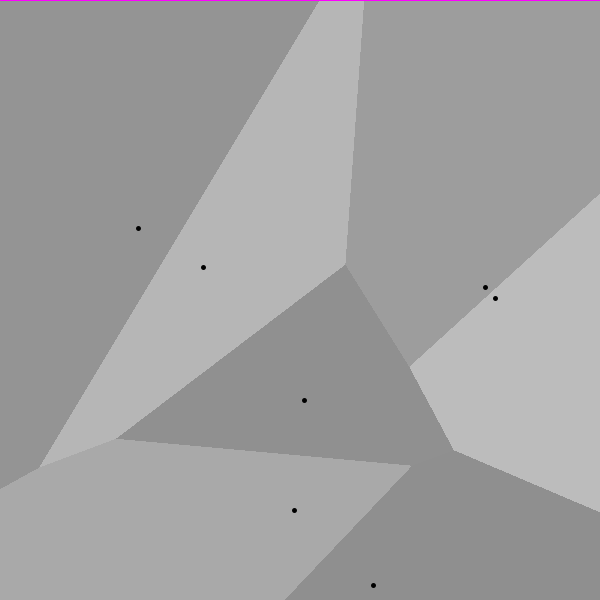
Frame 1 (no input)
Frame 60 (the mouse pressed at the canvas centre just before this capture): identical to frame 1, image omitted
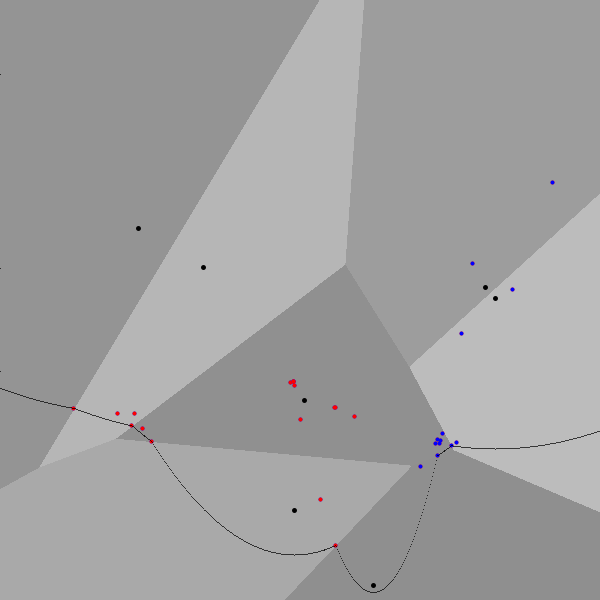
Frame 120 (the mouse held since frame 60 and released just before this capture)

The Processing sketch that drew these frames (run headless with seeded random() and noise(); from frame 60 on, the mouse is pressed at the canvas centre):

// Processing sketch: FortuneVoronoi
// ── FortuneVoronoi.pde
/*

FORTUNE'S VORONOI

TO DO:

[-] sort point by y from lowest to biggest

REFERENCES:
http://jtauber.com/blog/2008/11/27/voronoi_canvas_tutorial_part_i/
http://jtauber.com/blog/2008/11/28/voronoi_canvas_tutorial_part_ii/
http://jtauber.com/blog/2008/11/29/voronoi_canvas_tutorial_part_iii/

http://www.cs.princeton.edu/~edwardz/voronoi/voronoi.html

Curve Intersection
http://xtyler.com/resources/curve-test/srcview/index.html
http://xtyler.com/resources/curve-test
http://stackoverflow.com/questions/11479664/find-the-intersections-of-a-pair-of-quadcurve2ds
http://zonalandeducation.com/mmts/intersections/intersectionOfTwoParabollas1/intersectionOfTwoParabolas1.htm
https://www.youtube.com/watch?v=SuVcwBVRXYY
http://blog.ivank.net/fortunes-algorithm-and-implementation.html

@author   Vladimir V. KUCHINOV
@email    helloworld@vkuchinov.co.uk

*/

import java.util.Collections;
import java.util.Comparator;
import java.util.List;
import java.util.Random;

Random seed = new Random(5555);

ArrayList<PVector> points = new ArrayList<PVector>();
ArrayList<Integer> colors = new ArrayList<Integer>();
Horizontal line;

ArrayList<Quadratic> quads = new ArrayList<Quadratic>();

PImage mask;

void setup(){
 
    size(600, 600);
    
    mask = createImage(600, 600, RGB);
   
    
    for(int p = 0; p < 7; p++){
     
       points.add(new PVector(100 + seed.nextInt(width - 200), 100 + seed.nextInt(height - 100)));
       colors.add(new Integer((int)random(128, 192)));
    }
    
     drawVoronoi();
  
    line = new Horizontal();
 
}

void draw(){
 
    quads.clear();
    
    image(mask, 0, 0, 600, 600);

    
    for(PVector p : points) { stroke(0); strokeWeight(5.0); point(p.x, p.y); }
   
    line.draw();
    
    for(int q = 0; q < quads.size(); q++){
      for(int qq = 0; qq < quads.size(); qq++){

        if(q != qq) quads.get(q).getIntersections(quads.get(qq)); 
    
      }
    }
  
    for(Quadratic q: quads) q.draw();
    
    if(quads.size()!= 0) println(quads.get(0).outers, quads.get(0).inners);
}

void drawVoronoi() {
  mask.loadPixels();

  for (int x=0; x< mask.width; x++)
  {
    for (int y=0; y< mask.height; y++)
    {
      float minDist = mask.width+mask.height;
      int closest = 0;

      for (int p = 0; p < points.size(); p++)
      {
        PVector defPoint = points.get(p);
        
        //Eucledean distance sqrt((x1 - x2)^2 + (y1 - y2)^2)
        float dist = dist(x, y, defPoint.x, defPoint.y);
        if (dist < minDist)
        {
          closest = p;
          minDist = dist;
        }
      }

      mask.set(x, y, color(colors.get(closest)));
      
    }
  }
  
  mask.updatePixels();
}

// ── Edge.pde
class Edge{
  
      float x0, y0, x1, y1;
      PVector xy0, xy1;
      
      int valid = 1; //-1: invalid, 1: valid
  
      Edge(float x0_, float y0_, float x1_, float y1_){
       
           x0 = x0_; x1 = x1_; 
           y0 = y0_; y1 = y1_;
           
           xy0 = new PVector(x0, y0);
           xy1 = new PVector(x1, y1);
        
      }
     
      Edge(PVector xy0_, PVector xy1_){
       
           x0 = xy0_.x; x1 = xy1_.x; 
           y0 = xy0_.y; y1 = xy1_.y;
           
           xy0 = new PVector(x0, y0);
           xy1 = new PVector(x1, y1);
        
      }  
  
     //ab_: 0: a (start), 1: b (end)
     void updateXY(int ab_, float x_, float y){
       
       
     }
     
     void draw(){
      
          stroke(0);
          strokeWeight(1);
          line(x0, y0, x1, y1);
          
     }
}

class EdgeList extends ArrayList<Edge>{
  
      void draw(){ for(Edge e: this) e.draw(); } 
  
}

// ── Fortune.pde


void drawParabola(float fx_, float fy_, float dy_) {
  
                float alpha = (float)Math.sqrt((dy_*dy_)-(fy_*fy_));
                float p0x = fx_ - alpha;
                float p0y = 0.0;
                float p1x = fx_;
                float p1y = fy_ + dy_;
                float p2x = fx_ + alpha;
                float p2y = 0.0;
                
                noFill();
                stroke(128);
                strokeWeight(1.0);

                Quadratic q = new Quadratic(new PVector(fx_, fy_), new PVector(p0x, p0y), new PVector(p1x, p1y), new PVector(p2x, p2y));
                
                quads.add(q);
            
}

// ── Horizontal.pde
class Horizontal{
  
       float y;
       
       Horizontal(){
        
       }
      
       void draw(){
         
            stroke(255, 0, 255);
            strokeWeight(1.0);
        
            line(0, mouseY*2, width, mouseY*2);
            
            drawParabolae(mouseY*2);
            
         
       } 
       
       void drawParabolae(float dy_) {
         
               //sort points by y value
               Collections.sort(points, new sortByY());
               for(PVector p: points) { if (dy_ > p.y) { drawParabola(p.x, p.y, dy_); } }
          
       }
        
}

class sortByY implements Comparator<PVector>
{
  //@Override
  int compare(PVector v1, PVector v2) { return Float.compare(v1.y, v2.y); }
}

// ── Quadratic.pde
class Quadratic{
  
      PVector parent;
      
      float a, b, c;
      PVector[] points = new PVector[3];
      ArrayList<PVector> outers = new ArrayList<PVector>();
      ArrayList<PVector> inners = new ArrayList<PVector>();
      
      //setting limits along x asix, x: start, y: end
      ArrayList<PVector> limits = new ArrayList<PVector>();
      
      Quadratic(PVector parent_, PVector p0_, PVector p1_, PVector p2_){
       
          parent = parent_;
          
          points[0] = p0_; points[1] = p1_; points[2] = p2_;
          
          for(float s = 0; s < 1.0; s += 0.025){
            
              PVector l1 = PVector.lerp(points[0], points[1], s);
              PVector l2 = PVector.lerp(points[1], points[2], s);
              
              PVector l3 = PVector.lerp(l1, l2, s);
    
              //point(l3.x, l3.y);
              
              PVector ll1 = PVector.lerp(points[0], points[1], 0.5);
              PVector ll2 = PVector.lerp(points[1], points[2], 0.5);
 
              PVector ll3 = PVector.lerp(ll1, ll2, 0.5);
    
              getQuadraticParameters(points[0], points[2], ll3);

          }
          
        
      } 
      
      void getIntersections(Quadratic other_){
       
            float a = this.a; float b = this.b; float c = this.c;
            float d = other_.a; float e = other_.b; float f = other_.c;
            
            //calculating x
            //a1 * x2 + b1 * x + c1 = a2 * x2 + b2 * x + c2
            //b1 * x  + c1 = (a2 * x2 - a1 * x2) + b2 * x + c2 //substracting a1 * x2 from both sides
            //c1 = (a2 * x2 - a1 * x2) + (b2 * x - b1 * x) + c2 //substracting b1 * x from both sides
            //0 = (a2 - a1) * x2 + (b2 - b1) * x + (c2 - c1)
            
            float x1 = (-(b-e) + sqrt(pow((b-e), 2) - 4.0*((a - d) * (c -f))))/(2.0*(a - d));
            float x2 = (-(b-e) - sqrt(pow((b-e), 2) - 4.0*((a - d) * (c -f))))/(2.0*(a - d));

            float y1 = a * x1*x1 + b * x1 + c;
            float y2 = a * x2*x2 + b * x2 + c;
            
            stroke(255, 0, 0);
            strokeWeight(4);
            
            point(x1, y1);
            
            stroke(0, 0, 255);
            point(x2, y2);
            
            if(other_.parent.y > parent.y){
              
            outers.add(new PVector(x1, x2)); } else { inners.add(new PVector(0, x1)); inners.add(new PVector(x2, width)); }
           
            
      }
      
      void draw(){
        
          for(int x = 0; x < width; x++){
 
                boolean skip = false;
                
                for(PVector limit: outers){
                if(x < limit.x && x > limit.y) skip = true;
                }
                
                for(PVector limit: inners){
                if(x > limit.x && x < limit.y) skip = true;
                }
                
                if(skip) continue;
                
                float x_1, y_1, x_2, y_2, x_3, y_3;
           
                x_1 = points[0].x; y_1 = points[0].y;
                x_2 = points[1].x; y_2 = points[1].y;
  
                PVector l1 = PVector.lerp(points[0], points[1], 0.5);
                PVector l2 = PVector.lerp(points[1], points[2], 0.5);
 
                PVector l3 = PVector.lerp(l1, l2, 0.5);
          
                x_1 = points[0].x; y_1 = points[0].y;
                x_2 =  points[2].x; y_2 =  points[2].y;
                x_3 = l3.x; y_3 = l3.y;
                
                float yy1 = y_1 * (x-x_2)*(x-x_3)/((x_1-x_2)*(x_1-x_3));
                yy1 +=  + y_2 * (x-x_1)*(x-x_3)/((x_2-x_1)*(x_2-x_3));
                yy1 += y_3 * (x-x_1)*(x-x_2)/((x_3-x_1)*(x_3-x_2));
              
              
                getQuadraticParameters(points[0], points[2], l3);
              
                stroke(0);
                strokeWeight(1.0);
          
                point(x , a * x*x + b * x + c);
          
              }
        
        
        
      }
      

      void getQuadraticParameters(PVector p0_, PVector p2_, PVector p1_){
        
           float x_1, y_1, x_2, y_2, x_3, y_3;
           
           x_1 = p0_.x; y_1 = p0_.y;
           x_2 = p1_.x; y_2 = p1_.y;
           x_3 = p2_.x; y_3 = p2_.y;

           a = y_1/((x_1-x_2)*(x_1-x_3)) + y_2/((x_2-x_1)*(x_2-x_3)) + y_3/((x_3-x_1)*(x_3-x_2));
           
           b = -y_1*(x_2+x_3)/((x_1-x_2)*(x_1-x_3));
           b += -y_2*(x_1+x_3)/((x_2-x_1)*(x_2-x_3));
           b += -y_3*(x_1+x_2)/((x_3-x_1)*(x_3-x_2));
           
           c = y_1*x_2*x_3/((x_1-x_2)*(x_1-x_3));
           c += y_2*x_1*x_3/((x_2-x_1)*(x_2-x_3));
           c += y_3*x_1*x_2/((x_3-x_1)*(x_3-x_2));
           
      }
  
}    


// ── Voronoi.pde
class Voronoi{
  
      CellList cells = new CellList();
      
      Voronoi(){
    
      }    
      
      void addCell(){
        
      }

}

class Cell{
  
      int id;
      
      boolean valid = false;
      ArrayList<PVector> edges = new ArrayList<PVector>();
      
      Cell(){
       
      } 
  
}

class CellList extends ArrayList<Cell>{
  
  
}
